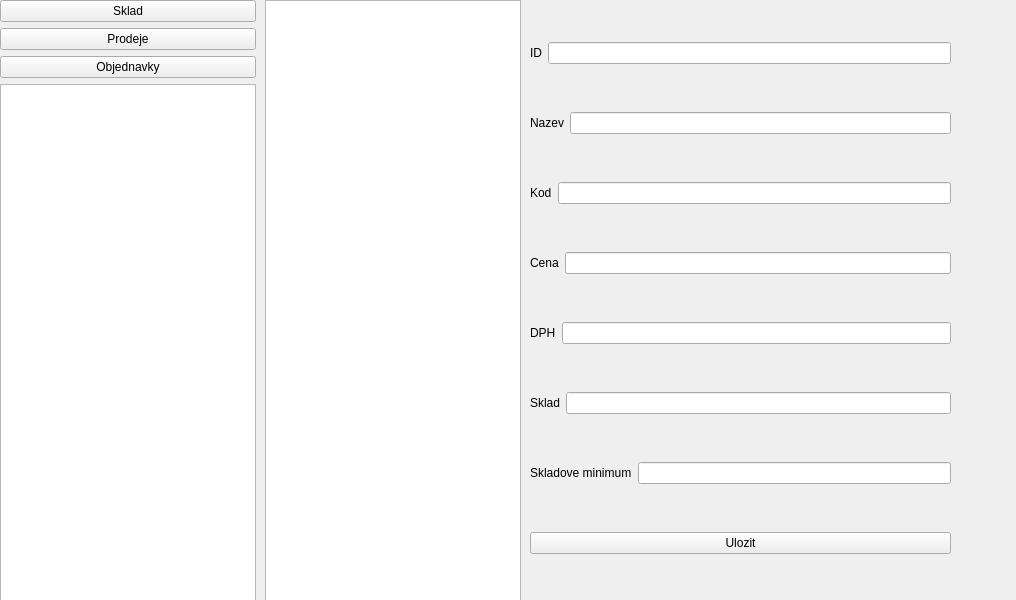
<?xml version="1.0" encoding="UTF-8"?>
<ui version="4.0">
 <class>MainWindow</class>
 <widget class="QMainWindow" name="MainWindow">
  <property name="geometry">
   <rect>
    <x>0</x>
    <y>0</y>
    <width>1016</width>
    <height>600</height>
   </rect>
  </property>
  <property name="windowTitle">
   <string>MainWindow</string>
  </property>
  <widget class="QWidget" name="centralwidget">
   <widget class="QWidget" name="horizontalLayoutWidget">
    <property name="geometry">
     <rect>
      <x>0</x>
      <y>0</y>
      <width>951</width>
      <height>601</height>
     </rect>
    </property>
    <layout class="QHBoxLayout" name="horizontalLayout">
     <item>
      <layout class="QVBoxLayout" name="verticalLayout">
       <property name="spacing">
        <number>6</number>
       </property>
       <property name="sizeConstraint">
        <enum>QLayout::SetDefaultConstraint</enum>
       </property>
       <item>
        <widget class="QPushButton" name="stocks_button">
         <property name="text">
          <string>Sklad</string>
         </property>
        </widget>
       </item>
       <item>
        <widget class="QPushButton" name="sales_button">
         <property name="text">
          <string>Prodeje</string>
         </property>
        </widget>
       </item>
       <item>
        <widget class="QPushButton" name="orders_button">
         <property name="text">
          <string>Objednavky</string>
         </property>
        </widget>
       </item>
       <item>
        <widget class="QListView" name="listView_3">
         <property name="sizePolicy">
          <sizepolicy hsizetype="Fixed" vsizetype="Expanding">
           <horstretch>0</horstretch>
           <verstretch>0</verstretch>
          </sizepolicy>
         </property>
        </widget>
       </item>
      </layout>
     </item>
     <item>
      <spacer name="verticalSpacer">
       <property name="orientation">
        <enum>Qt::Vertical</enum>
       </property>
       <property name="sizeHint" stdset="0">
        <size>
         <width>3</width>
         <height>40</height>
        </size>
       </property>
      </spacer>
     </item>
     <item>
      <layout class="QVBoxLayout" name="verticalLayout_2">
       <item>
        <widget class="QListView" name="listView">
         <property name="sizePolicy">
          <sizepolicy hsizetype="Minimum" vsizetype="Expanding">
           <horstretch>0</horstretch>
           <verstretch>0</verstretch>
          </sizepolicy>
         </property>
        </widget>
       </item>
      </layout>
     </item>
     <item>
      <spacer name="verticalSpacer_2">
       <property name="orientation">
        <enum>Qt::Vertical</enum>
       </property>
       <property name="sizeType">
        <enum>QSizePolicy::MinimumExpanding</enum>
       </property>
       <property name="sizeHint" stdset="0">
        <size>
         <width>3</width>
         <height>40</height>
        </size>
       </property>
      </spacer>
     </item>
     <item>
      <layout class="QVBoxLayout" name="verticalLayout_3">
       <item>
        <layout class="QHBoxLayout" name="horizontalLayout_8">
         <item>
          <widget class="QLabel" name="Nazev_6">
           <property name="text">
            <string>ID</string>
           </property>
          </widget>
         </item>
         <item>
          <widget class="QLineEdit" name="lineEdit_6"/>
         </item>
        </layout>
       </item>
       <item>
        <layout class="QHBoxLayout" name="horizontalLayout_7">
         <item>
          <widget class="QLabel" name="Nazev_5">
           <property name="text">
            <string>Nazev</string>
           </property>
          </widget>
         </item>
         <item>
          <widget class="QLineEdit" name="lineEdit_5"/>
         </item>
        </layout>
       </item>
       <item>
        <layout class="QHBoxLayout" name="horizontalLayout_6">
         <item>
          <widget class="QLabel" name="Nazev_4">
           <property name="text">
            <string>Kod</string>
           </property>
          </widget>
         </item>
         <item>
          <widget class="QLineEdit" name="lineEdit_4"/>
         </item>
        </layout>
       </item>
       <item>
        <layout class="QHBoxLayout" name="horizontalLayout_5">
         <item>
          <widget class="QLabel" name="Nazev_3">
           <property name="text">
            <string>Cena</string>
           </property>
          </widget>
         </item>
         <item>
          <widget class="QLineEdit" name="lineEdit_3"/>
         </item>
        </layout>
       </item>
       <item>
        <layout class="QHBoxLayout" name="horizontalLayout_3">
         <item>
          <widget class="QLabel" name="Nazev">
           <property name="text">
            <string>DPH</string>
           </property>
          </widget>
         </item>
         <item>
          <widget class="QLineEdit" name="lineEdit"/>
         </item>
        </layout>
       </item>
       <item>
        <layout class="QHBoxLayout" name="horizontalLayout_9">
         <item>
          <widget class="QLabel" name="Nazev_7">
           <property name="text">
            <string>Sklad</string>
           </property>
          </widget>
         </item>
         <item>
          <widget class="QLineEdit" name="lineEdit_7"/>
         </item>
        </layout>
       </item>
       <item>
        <layout class="QHBoxLayout" name="horizontalLayout_10">
         <item>
          <widget class="QLabel" name="Nazev_8">
           <property name="text">
            <string>Skladove minimum</string>
           </property>
          </widget>
         </item>
         <item>
          <widget class="QLineEdit" name="lineEdit_8"/>
         </item>
        </layout>
       </item>
       <item>
        <widget class="QPushButton" name="stock_save_button">
         <property name="text">
          <string>Ulozit</string>
         </property>
        </widget>
       </item>
      </layout>
     </item>
    </layout>
   </widget>
  </widget>
 </widget>
 <resources/>
 <connections/>
</ui>
